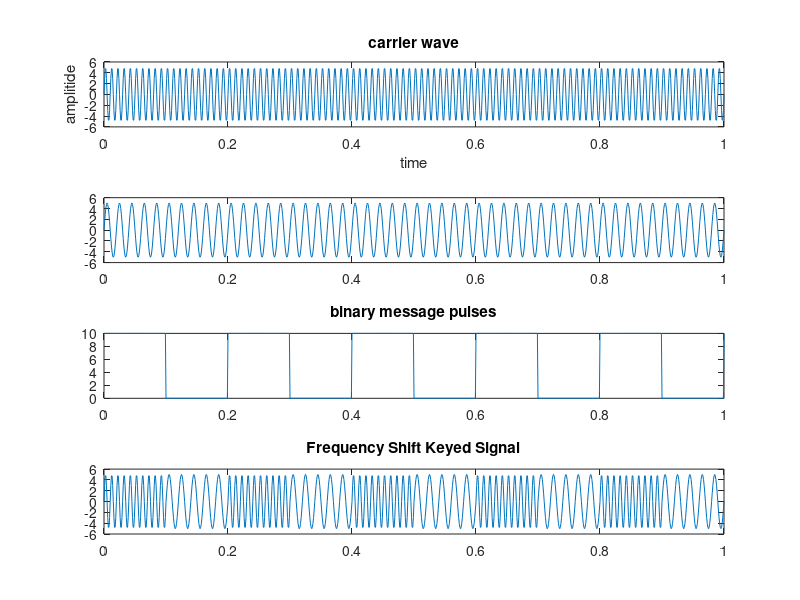

This chart was generated by the following MATLAB code:
clc;
clear all;
close all;
Fc1=100;
Fc2=50;
F=5;
amp=5;
amp1=amp/2;
t=0:0.001:1;
c1=amp.*sin(2*pi*Fc1*t);
c2=amp.*sin(2*pi*Fc2*t);
subplot(4,1,1);
plot(t,c1);
xlabel('time');
ylabel('amplitide');
title('carrier wave');
subplot(4,1,2);
plot(t,c2);
m=amp.*square(2*pi*F*t)+amp;
subplot(4,1,3);
plot(t,m);
title('binary message pulses');
for i=0:1000
    if m(i+1)==0
        mm(i+1)=c2(i+1);
    else
        mm(i+1)=c1(i+1);
    end
end
subplot(4,1,4);
plot(t,mm);
title('Frequency Shift Keyed Signal')
